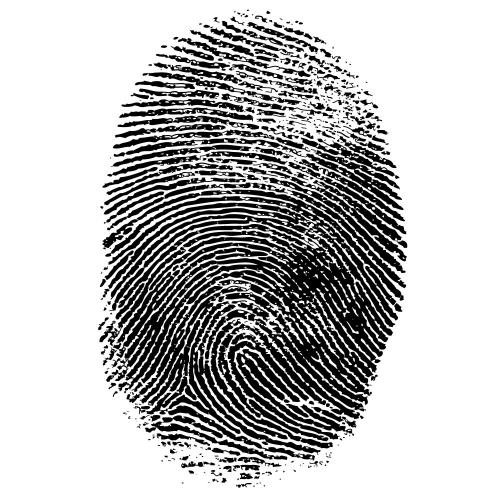
#> input picture CSC515/MOD5/latent_fingerprint.jpg, 1000 x 1000 px, found by its file name (shown at 1/2 size)
$ python dunnj_mod5_morphology_fingerprint.py
#> lines starting #> are read from the running program, lines starting #| are printed output that depends on the picture; after the words box and inside, x2 and y2 are one past the last pixel; in counts of white or black regions, pixels touching at a corner belong together
import os
import cv2
import numpy as np

print("Current Working Directory:", os.getcwd())

image_path = "MOD5/latent_fingerprint.jpg"
output_path = "MOD5/fingerprint_morphology_results.jpg"

image = cv2.imread(image_path)
#> image is the input picture: shape (1000, 1000, 3); min 0, max 255, mean 188.1

if image is None:
    raise FileNotFoundError(f"Could not load image at {image_path}")

gray = cv2.cvtColor(image, cv2.COLOR_BGR2GRAY)

# Threshold image to create binary structure for morphology
_, binary = cv2.threshold(gray, 0, 255, cv2.THRESH_BINARY + cv2.THRESH_OTSU)
#> binary: shape (1000, 1000); 73.6% white; 424 black regions (198 under 20 px), largest, box (x1, y1, x2, y2) and area: (210, 379, 807, 909) 132627, (227, 276, 807, 420) 8044, (472, 698, 708, 871) 7104

# Invert if needed so ridges are white on black background
# This helps morphology operate on ridge structures as foreground.
white_pixels = cv2.countNonZero(binary)
#> white_pixels = 735735
total_pixels = binary.shape[0] * binary.shape[1]
#> total_pixels = 1000000

if white_pixels > total_pixels / 2:
    binary = cv2.bitwise_not(binary)
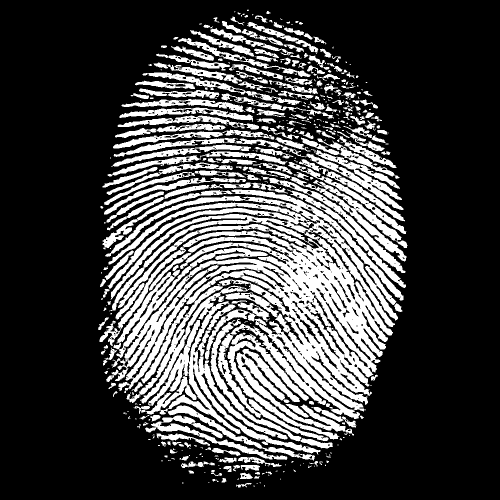
#> binary: shape (1000, 1000) (shown at 1/2 size); 26.4% white; 424 white regions (198 under 20 px), largest, box (x1, y1, x2, y2) and area: (210, 379, 807, 909) 132627, (227, 276, 807, 420) 8044, (472, 698, 708, 871) 7104

kernel = np.ones((3, 3), np.uint8)

dilated = cv2.dilate(binary, kernel, iterations=1)
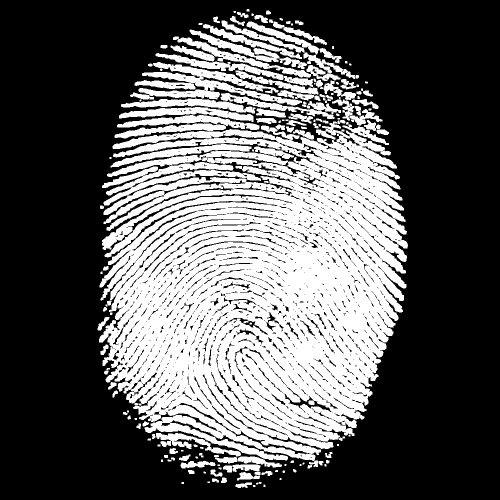
#> dilated: shape (1000, 1000) (shown at 1/2 size); 36.2% white; 163 white regions (34 under 20 px), largest, box (x1, y1, x2, y2) and area: (198, 243, 816, 934) 292712, (260, 124, 604, 211) 10440, (346, 73, 681, 162) 3986
eroded = cv2.erode(binary, kernel, iterations=1)
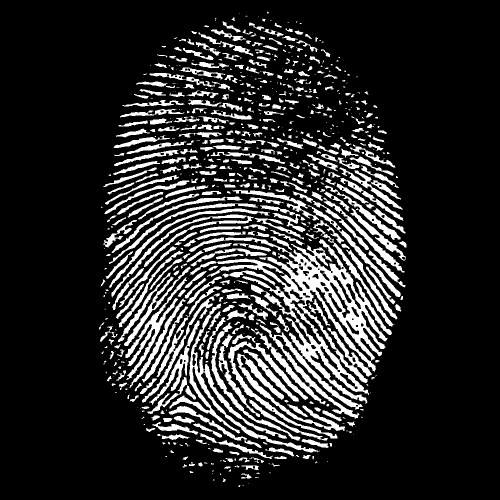
#> eroded: shape (1000, 1000) (shown at 1/2 size); 16.6% white; 702 white regions (284 under 20 px), largest, box (x1, y1, x2, y2) and area: (378, 475, 784, 837) 35557, (339, 607, 640, 905) 6861, (456, 683, 675, 877) 3927
opened = cv2.morphologyEx(binary, cv2.MORPH_OPEN, kernel)
#> opened: shape (1000, 1000); 25% white; 555 white regions (89 under 20 px), largest, box (x1, y1, x2, y2) and area: (249, 474, 785, 906) 75965, (472, 698, 691, 863) 6962, (222, 428, 609, 621) 6577
closed = cv2.morphologyEx(binary, cv2.MORPH_CLOSE, kernel)
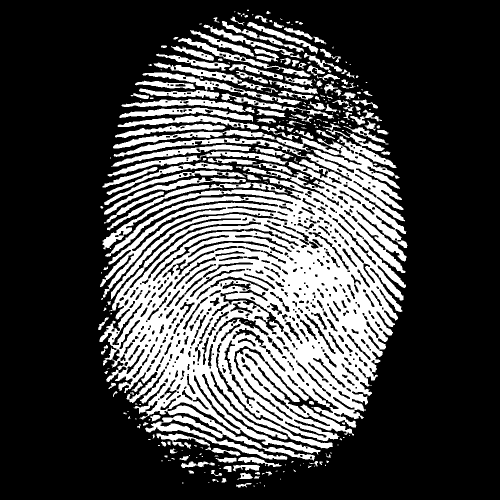
#> closed: shape (1000, 1000) (shown at 1/2 size); 27.8% white; 266 white regions (121 under 20 px), largest, box (x1, y1, x2, y2) and area: (199, 259, 815, 921) 212591, (278, 145, 603, 210) 4200, (215, 303, 575, 353) 3096

# Convert all outputs to BGR so labels can be added
images = [
    ("Original", image),
    ("Grayscale", cv2.cvtColor(gray, cv2.COLOR_GRAY2BGR)),
    ("Binary / Otsu", cv2.cvtColor(binary, cv2.COLOR_GRAY2BGR)),
    ("Dilation", cv2.cvtColor(dilated, cv2.COLOR_GRAY2BGR)),
    ("Erosion", cv2.cvtColor(eroded, cv2.COLOR_GRAY2BGR)),
    ("Opening", cv2.cvtColor(opened, cv2.COLOR_GRAY2BGR)),
    ("Closing", cv2.cvtColor(closed, cv2.COLOR_GRAY2BGR)),
]

panel_w = 260
panel_h = 220
cols = 3
rows = 3
label_h = 35

canvas = np.full(
    (rows * (panel_h + label_h), cols * panel_w, 3),
    255,
    dtype=np.uint8
)

for idx, (label, img) in enumerate(images):
    row = idx // cols
    col = idx % cols

    resized = cv2.resize(img, (panel_w, panel_h))
    x1 = col * panel_w
    y1 = row * (panel_h + label_h) + label_h
    x2 = x1 + panel_w
    y2 = y1 + panel_h

    cv2.putText(
        canvas,
        label,
        (x1 + 10, y1 - 10),
        cv2.FONT_HERSHEY_SIMPLEX,
        0.7,
        (0, 0, 0),
        2,
        cv2.LINE_AA
    )

    canvas[y1:y2, x1:x2] = resized
    cv2.rectangle(canvas, (x1, y1), (x2, y2), (0, 0, 0), 1)
#> this loop made 7 passes
#> (label, row, col, x1, y1, x2, y2) on passes 1 to 7: ('Original', 0, 0, 0, 35, 260, 255), ('Grayscale', 0, 1, 260, 35, 520, 255), ('Binary / Otsu', 0, 2, 520, 35, 780, 255), ('Dilation', 1, 0, 0, 290, 260, 510), ('Erosion', 1, 1, 260, 290, 520, 510), ('Opening', 1, 2, 520, 290, 780, 510), ('Closing', 2, 0, 0, 545, 260, 765)
#> pass 1, `resized = cv2.resize(img, (panel_w, panel_h))`:
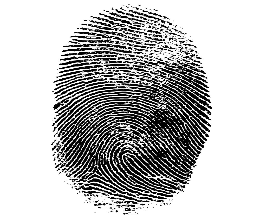
#> resized: shape (220, 260, 3); min 0, max 255, mean 188.2
#> pass 3, `resized = cv2.resize(img, (panel_w, panel_h))`:
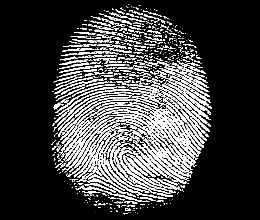
#> resized: shape (220, 260, 3); min 0, max 255, mean 67.2
#> after the loop:
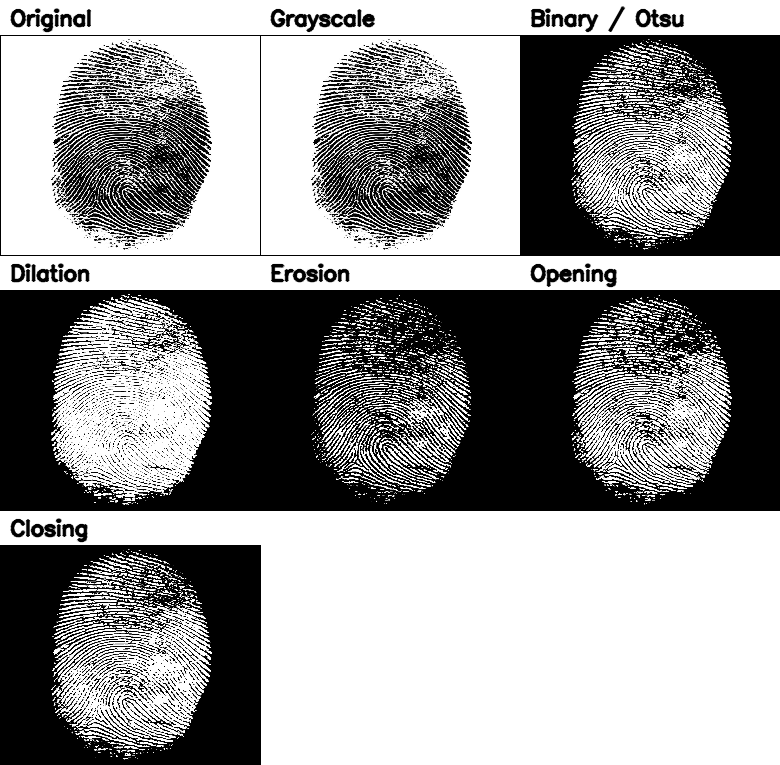
#> canvas: shape (765, 780, 3); min 0, max 255, mean 148.5

cv2.imwrite(output_path, canvas)

cv2.imshow("Fingerprint Morphology Results", canvas)
cv2.waitKey(0)
cv2.destroyAllWindows()

print(f"Saved morphology comparison image to: {output_path}")
